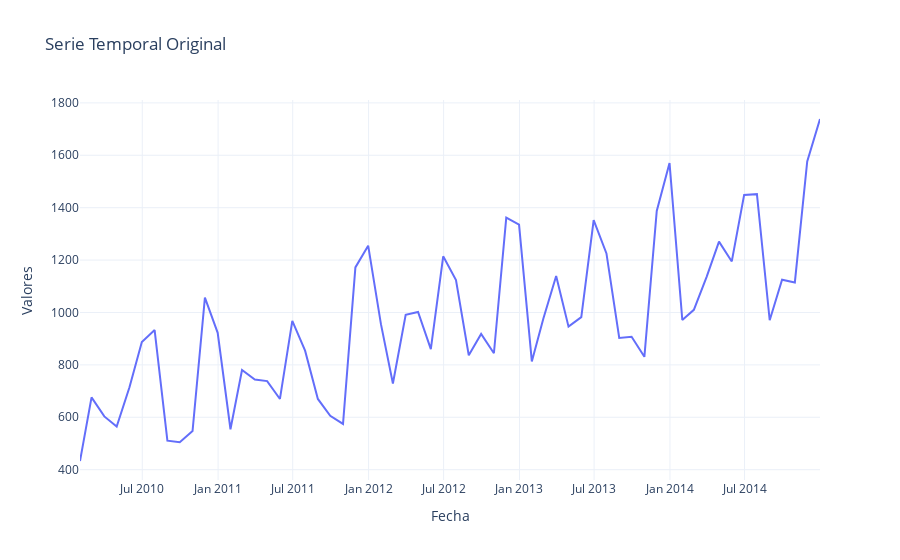

Source (notebook cell):
### Code cell
analisis_st.graficar_serie()
